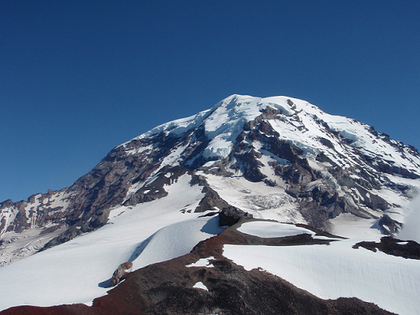
%> input picture Homework 3/Rainier1.png, 420 x 315 px, shrunk from 517 x 388 before the run
$ octave hw3_q1.m   (GNU Octave 9; MATLAB toolbox functions it lacks are replaced by stand-ins)
%> lines starting %> are read from the running program, lines starting %| are printed output that depends on the picture
%-------------------------------------------%
% CMPE 465                                  %
% Author: Efe Berk ERGULEC                  %
% Homework: 3                               %
% Question: 1                               %
% Description: Image stitch implementation. %
%-------------------------------------------%

I1 = imread('Rainier1.png');
%> I1 is the input picture: size 315x420x3 uint8; mean R, G, B 88.8, 109.3, 135.7
I2 = imread('Rainier2.png');
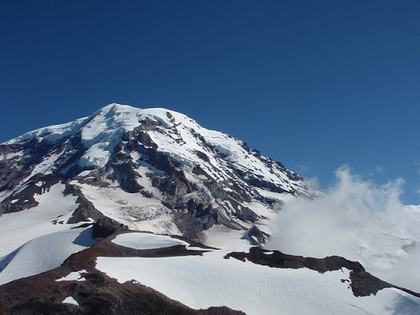
%> input picture Homework 3/Rainier2.png, 420 x 315 px, shrunk from 517 x 388 before the run
%> I2 is the input picture: size 315x420x3 uint8; mean R, G, B 86, 107.9, 134.4
% [4 lines of commented-out code are left out]

hom = load('H_Rainier.mat');
% hom = load('H_Hanging.mat');
% hom = load('H_ND.mat');

hom = struct2cell(hom);
hom = hom{1,1};
homInv = inv(hom);
stitchedImage = Stitch(I1, I2, homInv);

imshow(stitchedImage,'Border','tight');
% imwrite(stitchedImage,'Rainier_output.png');

%% Stitch
% INPUTS
% image1: First image.
% image2: Second image.
% homInv: Inverse of homography function.
% OUTPUTS
% stitchedImage: Stitched image.
function [stitchedImage]= Stitch(image1, image2, homInv)
    [im2_y, im2_x, d]=size(image2);
%> im2_y = 315; im2_x = 420; d = 3

    [x1,y1]=Project(0,0,homInv);
    [x2,y2]=Project(im2_x,0,homInv);
%> x2 = 594.1; y2 = -47.7
    [x3,y3]=Project(0,im2_y,homInv);
%> x3 = 169.2; y3 = 297.5
    [x4,b4]=Project(im2_x,im2_y,homInv);
%> x4 = 604.2; b4 = 305

    projectionPoints = [x1 y1;x2 y2;x3 y3;x4 b4];       % Projected Points
    image2_borders = [0 0;im2_x,0;0,im2_y;im2_x,im2_y]; % Original Points
%> image2_borders = [0 0; 420 0; 0 315; 420 315]

    X=[x1,x2,x3,x4];
    Y=[y1,y2,y3,b4];

    borders=round(abs([max(Y) max(X)]));
    % Creates transformation and warps image with geometric transformation.
    transformation = fitgeotrans(image2_borders,projectionPoints,'projective');
    transformed_image = imwarp(image2,transformation,'OutputView',imref2d(borders));
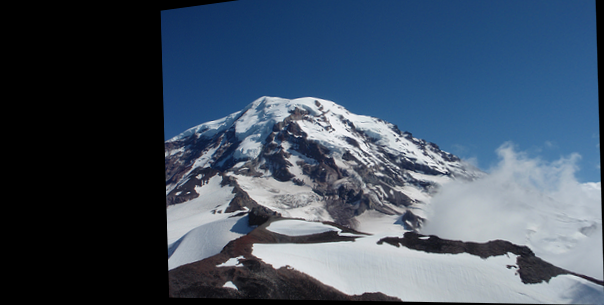
%> transformed_image: size 305x604x3 uint8; mean R, G, B 64.7, 80.2, 98.4

    [x,y,d] = size(image1);

    % Puts first image to second image.
    for i = 1:x
        for j = 1:y
            transformed_image(i,j,:) = image1(i,j,:);
        end
    end
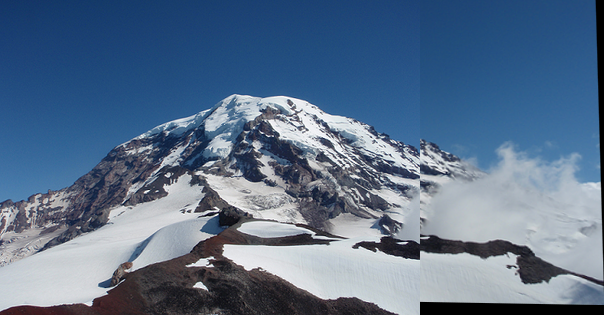
%> transformed_image: size 315x604x3 uint8; mean R, G, B 90.5, 112.7, 139.3

    stitchedImage = transformed_image;
end

function [x2, y2] = Project(x1, y1, h)
    res = h*[x1;y1;1];
    x2 = res(1) / res(3);
    y2 = res(2) / res(3);
end
